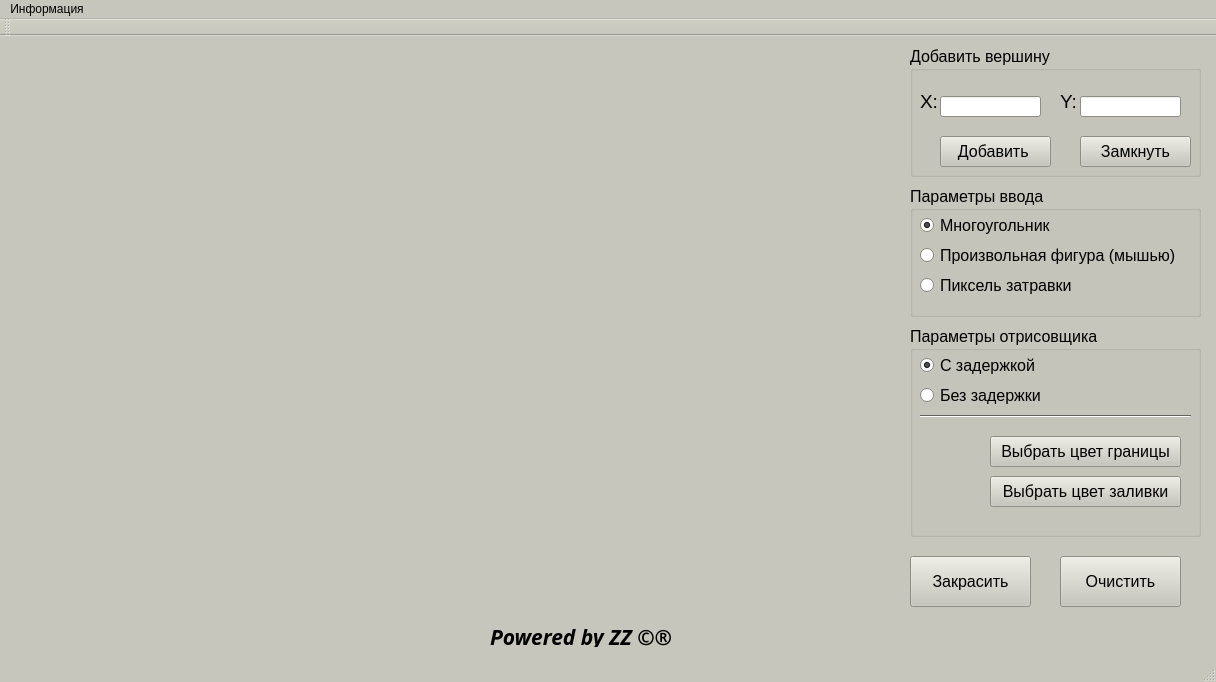
<?xml version="1.0" encoding="UTF-8"?>
<ui version="4.0">
 <class>MainWindow</class>
 <widget class="QMainWindow" name="MainWindow">
  <property name="geometry">
   <rect>
    <x>0</x>
    <y>0</y>
    <width>1216</width>
    <height>682</height>
   </rect>
  </property>
  <property name="palette">
   <palette>
    <active>
     <colorrole role="WindowText">
      <brush brushstyle="SolidPattern">
       <color alpha="255">
        <red>0</red>
        <green>0</green>
        <blue>0</blue>
       </color>
      </brush>
     </colorrole>
     <colorrole role="Button">
      <brush brushstyle="SolidPattern">
       <color alpha="255">
        <red>198</red>
        <green>198</green>
        <blue>188</blue>
       </color>
      </brush>
     </colorrole>
     <colorrole role="Light">
      <brush brushstyle="SolidPattern">
       <color alpha="255">
        <red>255</red>
        <green>255</green>
        <blue>255</blue>
       </color>
      </brush>
     </colorrole>
     <colorrole role="Midlight">
      <brush brushstyle="SolidPattern">
       <color alpha="255">
        <red>226</red>
        <green>226</green>
        <blue>221</blue>
       </color>
      </brush>
     </colorrole>
     <colorrole role="Dark">
      <brush brushstyle="SolidPattern">
       <color alpha="255">
        <red>99</red>
        <green>99</green>
        <blue>94</blue>
       </color>
      </brush>
     </colorrole>
     <colorrole role="Mid">
      <brush brushstyle="SolidPattern">
       <color alpha="255">
        <red>132</red>
        <green>132</green>
        <blue>125</blue>
       </color>
      </brush>
     </colorrole>
     <colorrole role="Text">
      <brush brushstyle="SolidPattern">
       <color alpha="255">
        <red>0</red>
        <green>0</green>
        <blue>0</blue>
       </color>
      </brush>
     </colorrole>
     <colorrole role="BrightText">
      <brush brushstyle="SolidPattern">
       <color alpha="255">
        <red>255</red>
        <green>255</green>
        <blue>255</blue>
       </color>
      </brush>
     </colorrole>
     <colorrole role="ButtonText">
      <brush brushstyle="SolidPattern">
       <color alpha="255">
        <red>0</red>
        <green>0</green>
        <blue>0</blue>
       </color>
      </brush>
     </colorrole>
     <colorrole role="Base">
      <brush brushstyle="SolidPattern">
       <color alpha="255">
        <red>255</red>
        <green>255</green>
        <blue>255</blue>
       </color>
      </brush>
     </colorrole>
     <colorrole role="Window">
      <brush brushstyle="SolidPattern">
       <color alpha="255">
        <red>198</red>
        <green>198</green>
        <blue>188</blue>
       </color>
      </brush>
     </colorrole>
     <colorrole role="Shadow">
      <brush brushstyle="SolidPattern">
       <color alpha="255">
        <red>0</red>
        <green>0</green>
        <blue>0</blue>
       </color>
      </brush>
     </colorrole>
     <colorrole role="AlternateBase">
      <brush brushstyle="SolidPattern">
       <color alpha="255">
        <red>226</red>
        <green>226</green>
        <blue>221</blue>
       </color>
      </brush>
     </colorrole>
     <colorrole role="ToolTipBase">
      <brush brushstyle="SolidPattern">
       <color alpha="255">
        <red>255</red>
        <green>255</green>
        <blue>220</blue>
       </color>
      </brush>
     </colorrole>
     <colorrole role="ToolTipText">
      <brush brushstyle="SolidPattern">
       <color alpha="255">
        <red>0</red>
        <green>0</green>
        <blue>0</blue>
       </color>
      </brush>
     </colorrole>
    </active>
    <inactive>
     <colorrole role="WindowText">
      <brush brushstyle="SolidPattern">
       <color alpha="255">
        <red>0</red>
        <green>0</green>
        <blue>0</blue>
       </color>
      </brush>
     </colorrole>
     <colorrole role="Button">
      <brush brushstyle="SolidPattern">
       <color alpha="255">
        <red>198</red>
        <green>198</green>
        <blue>188</blue>
       </color>
      </brush>
     </colorrole>
     <colorrole role="Light">
      <brush brushstyle="SolidPattern">
       <color alpha="255">
        <red>255</red>
        <green>255</green>
        <blue>255</blue>
       </color>
      </brush>
     </colorrole>
     <colorrole role="Midlight">
      <brush brushstyle="SolidPattern">
       <color alpha="255">
        <red>226</red>
        <green>226</green>
        <blue>221</blue>
       </color>
      </brush>
     </colorrole>
     <colorrole role="Dark">
      <brush brushstyle="SolidPattern">
       <color alpha="255">
        <red>99</red>
        <green>99</green>
        <blue>94</blue>
       </color>
      </brush>
     </colorrole>
     <colorrole role="Mid">
      <brush brushstyle="SolidPattern">
       <color alpha="255">
        <red>132</red>
        <green>132</green>
        <blue>125</blue>
       </color>
      </brush>
     </colorrole>
     <colorrole role="Text">
      <brush brushstyle="SolidPattern">
       <color alpha="255">
        <red>0</red>
        <green>0</green>
        <blue>0</blue>
       </color>
      </brush>
     </colorrole>
     <colorrole role="BrightText">
      <brush brushstyle="SolidPattern">
       <color alpha="255">
        <red>255</red>
        <green>255</green>
        <blue>255</blue>
       </color>
      </brush>
     </colorrole>
     <colorrole role="ButtonText">
      <brush brushstyle="SolidPattern">
       <color alpha="255">
        <red>0</red>
        <green>0</green>
        <blue>0</blue>
       </color>
      </brush>
     </colorrole>
     <colorrole role="Base">
      <brush brushstyle="SolidPattern">
       <color alpha="255">
        <red>255</red>
        <green>255</green>
        <blue>255</blue>
       </color>
      </brush>
     </colorrole>
     <colorrole role="Window">
      <brush brushstyle="SolidPattern">
       <color alpha="255">
        <red>198</red>
        <green>198</green>
        <blue>188</blue>
       </color>
      </brush>
     </colorrole>
     <colorrole role="Shadow">
      <brush brushstyle="SolidPattern">
       <color alpha="255">
        <red>0</red>
        <green>0</green>
        <blue>0</blue>
       </color>
      </brush>
     </colorrole>
     <colorrole role="AlternateBase">
      <brush brushstyle="SolidPattern">
       <color alpha="255">
        <red>226</red>
        <green>226</green>
        <blue>221</blue>
       </color>
      </brush>
     </colorrole>
     <colorrole role="ToolTipBase">
      <brush brushstyle="SolidPattern">
       <color alpha="255">
        <red>255</red>
        <green>255</green>
        <blue>220</blue>
       </color>
      </brush>
     </colorrole>
     <colorrole role="ToolTipText">
      <brush brushstyle="SolidPattern">
       <color alpha="255">
        <red>0</red>
        <green>0</green>
        <blue>0</blue>
       </color>
      </brush>
     </colorrole>
    </inactive>
    <disabled>
     <colorrole role="WindowText">
      <brush brushstyle="SolidPattern">
       <color alpha="255">
        <red>99</red>
        <green>99</green>
        <blue>94</blue>
       </color>
      </brush>
     </colorrole>
     <colorrole role="Button">
      <brush brushstyle="SolidPattern">
       <color alpha="255">
        <red>198</red>
        <green>198</green>
        <blue>188</blue>
       </color>
      </brush>
     </colorrole>
     <colorrole role="Light">
      <brush brushstyle="SolidPattern">
       <color alpha="255">
        <red>255</red>
        <green>255</green>
        <blue>255</blue>
       </color>
      </brush>
     </colorrole>
     <colorrole role="Midlight">
      <brush brushstyle="SolidPattern">
       <color alpha="255">
        <red>226</red>
        <green>226</green>
        <blue>221</blue>
       </color>
      </brush>
     </colorrole>
     <colorrole role="Dark">
      <brush brushstyle="SolidPattern">
       <color alpha="255">
        <red>99</red>
        <green>99</green>
        <blue>94</blue>
       </color>
      </brush>
     </colorrole>
     <colorrole role="Mid">
      <brush brushstyle="SolidPattern">
       <color alpha="255">
        <red>132</red>
        <green>132</green>
        <blue>125</blue>
       </color>
      </brush>
     </colorrole>
     <colorrole role="Text">
      <brush brushstyle="SolidPattern">
       <color alpha="255">
        <red>99</red>
        <green>99</green>
        <blue>94</blue>
       </color>
      </brush>
     </colorrole>
     <colorrole role="BrightText">
      <brush brushstyle="SolidPattern">
       <color alpha="255">
        <red>255</red>
        <green>255</green>
        <blue>255</blue>
       </color>
      </brush>
     </colorrole>
     <colorrole role="ButtonText">
      <brush brushstyle="SolidPattern">
       <color alpha="255">
        <red>99</red>
        <green>99</green>
        <blue>94</blue>
       </color>
      </brush>
     </colorrole>
     <colorrole role="Base">
      <brush brushstyle="SolidPattern">
       <color alpha="255">
        <red>198</red>
        <green>198</green>
        <blue>188</blue>
       </color>
      </brush>
     </colorrole>
     <colorrole role="Window">
      <brush brushstyle="SolidPattern">
       <color alpha="255">
        <red>198</red>
        <green>198</green>
        <blue>188</blue>
       </color>
      </brush>
     </colorrole>
     <colorrole role="Shadow">
      <brush brushstyle="SolidPattern">
       <color alpha="255">
        <red>0</red>
        <green>0</green>
        <blue>0</blue>
       </color>
      </brush>
     </colorrole>
     <colorrole role="AlternateBase">
      <brush brushstyle="SolidPattern">
       <color alpha="255">
        <red>198</red>
        <green>198</green>
        <blue>188</blue>
       </color>
      </brush>
     </colorrole>
     <colorrole role="ToolTipBase">
      <brush brushstyle="SolidPattern">
       <color alpha="255">
        <red>255</red>
        <green>255</green>
        <blue>220</blue>
       </color>
      </brush>
     </colorrole>
     <colorrole role="ToolTipText">
      <brush brushstyle="SolidPattern">
       <color alpha="255">
        <red>0</red>
        <green>0</green>
        <blue>0</blue>
       </color>
      </brush>
     </colorrole>
    </disabled>
   </palette>
  </property>
  <property name="windowTitle">
   <string>MainWindow</string>
  </property>
  <widget class="QWidget" name="centralWidget">
   <widget class="QLabel" name="draw_label">
    <property name="geometry">
     <rect>
      <x>10</x>
      <y>10</y>
      <width>881</width>
      <height>561</height>
     </rect>
    </property>
    <property name="palette">
     <palette>
      <active>
       <colorrole role="WindowText">
        <brush brushstyle="SolidPattern">
         <color alpha="255">
          <red>0</red>
          <green>0</green>
          <blue>0</blue>
         </color>
        </brush>
       </colorrole>
       <colorrole role="Button">
        <brush brushstyle="SolidPattern">
         <color alpha="255">
          <red>255</red>
          <green>255</green>
          <blue>255</blue>
         </color>
        </brush>
       </colorrole>
       <colorrole role="Light">
        <brush brushstyle="SolidPattern">
         <color alpha="255">
          <red>255</red>
          <green>255</green>
          <blue>255</blue>
         </color>
        </brush>
       </colorrole>
       <colorrole role="Midlight">
        <brush brushstyle="SolidPattern">
         <color alpha="255">
          <red>255</red>
          <green>255</green>
          <blue>255</blue>
         </color>
        </brush>
       </colorrole>
       <colorrole role="Dark">
        <brush brushstyle="SolidPattern">
         <color alpha="255">
          <red>127</red>
          <green>127</green>
          <blue>127</blue>
         </color>
        </brush>
       </colorrole>
       <colorrole role="Mid">
        <brush brushstyle="SolidPattern">
         <color alpha="255">
          <red>170</red>
          <green>170</green>
          <blue>170</blue>
         </color>
        </brush>
       </colorrole>
       <colorrole role="Text">
        <brush brushstyle="SolidPattern">
         <color alpha="255">
          <red>0</red>
          <green>0</green>
          <blue>0</blue>
         </color>
        </brush>
       </colorrole>
       <colorrole role="BrightText">
        <brush brushstyle="SolidPattern">
         <color alpha="255">
          <red>255</red>
          <green>255</green>
          <blue>255</blue>
         </color>
        </brush>
       </colorrole>
       <colorrole role="ButtonText">
        <brush brushstyle="SolidPattern">
         <color alpha="255">
          <red>0</red>
          <green>0</green>
          <blue>0</blue>
         </color>
        </brush>
       </colorrole>
       <colorrole role="Base">
        <brush brushstyle="SolidPattern">
         <color alpha="255">
          <red>255</red>
          <green>255</green>
          <blue>255</blue>
         </color>
        </brush>
       </colorrole>
       <colorrole role="Window">
        <brush brushstyle="SolidPattern">
         <color alpha="255">
          <red>255</red>
          <green>255</green>
          <blue>255</blue>
         </color>
        </brush>
       </colorrole>
       <colorrole role="Shadow">
        <brush brushstyle="SolidPattern">
         <color alpha="255">
          <red>0</red>
          <green>0</green>
          <blue>0</blue>
         </color>
        </brush>
       </colorrole>
       <colorrole role="AlternateBase">
        <brush brushstyle="SolidPattern">
         <color alpha="255">
          <red>255</red>
          <green>255</green>
          <blue>255</blue>
         </color>
        </brush>
       </colorrole>
       <colorrole role="ToolTipBase">
        <brush brushstyle="SolidPattern">
         <color alpha="255">
          <red>255</red>
          <green>255</green>
          <blue>220</blue>
         </color>
        </brush>
       </colorrole>
       <colorrole role="ToolTipText">
        <brush brushstyle="SolidPattern">
         <color alpha="255">
          <red>0</red>
          <green>0</green>
          <blue>0</blue>
         </color>
        </brush>
       </colorrole>
      </active>
      <inactive>
       <colorrole role="WindowText">
        <brush brushstyle="SolidPattern">
         <color alpha="255">
          <red>0</red>
          <green>0</green>
          <blue>0</blue>
         </color>
        </brush>
       </colorrole>
       <colorrole role="Button">
        <brush brushstyle="SolidPattern">
         <color alpha="255">
          <red>255</red>
          <green>255</green>
          <blue>255</blue>
         </color>
        </brush>
       </colorrole>
       <colorrole role="Light">
        <brush brushstyle="SolidPattern">
         <color alpha="255">
          <red>255</red>
          <green>255</green>
          <blue>255</blue>
         </color>
        </brush>
       </colorrole>
       <colorrole role="Midlight">
        <brush brushstyle="SolidPattern">
         <color alpha="255">
          <red>255</red>
          <green>255</green>
          <blue>255</blue>
         </color>
        </brush>
       </colorrole>
       <colorrole role="Dark">
        <brush brushstyle="SolidPattern">
         <color alpha="255">
          <red>127</red>
          <green>127</green>
          <blue>127</blue>
         </color>
        </brush>
       </colorrole>
       <colorrole role="Mid">
        <brush brushstyle="SolidPattern">
         <color alpha="255">
          <red>170</red>
          <green>170</green>
          <blue>170</blue>
         </color>
        </brush>
       </colorrole>
       <colorrole role="Text">
        <brush brushstyle="SolidPattern">
         <color alpha="255">
          <red>0</red>
          <green>0</green>
          <blue>0</blue>
         </color>
        </brush>
       </colorrole>
       <colorrole role="BrightText">
        <brush brushstyle="SolidPattern">
         <color alpha="255">
          <red>255</red>
          <green>255</green>
          <blue>255</blue>
         </color>
        </brush>
       </colorrole>
       <colorrole role="ButtonText">
        <brush brushstyle="SolidPattern">
         <color alpha="255">
          <red>0</red>
          <green>0</green>
          <blue>0</blue>
         </color>
        </brush>
       </colorrole>
       <colorrole role="Base">
        <brush brushstyle="SolidPattern">
         <color alpha="255">
          <red>255</red>
          <green>255</green>
          <blue>255</blue>
         </color>
        </brush>
       </colorrole>
       <colorrole role="Window">
        <brush brushstyle="SolidPattern">
         <color alpha="255">
          <red>255</red>
          <green>255</green>
          <blue>255</blue>
         </color>
        </brush>
       </colorrole>
       <colorrole role="Shadow">
        <brush brushstyle="SolidPattern">
         <color alpha="255">
          <red>0</red>
          <green>0</green>
          <blue>0</blue>
         </color>
        </brush>
       </colorrole>
       <colorrole role="AlternateBase">
        <brush brushstyle="SolidPattern">
         <color alpha="255">
          <red>255</red>
          <green>255</green>
          <blue>255</blue>
         </color>
        </brush>
       </colorrole>
       <colorrole role="ToolTipBase">
        <brush brushstyle="SolidPattern">
         <color alpha="255">
          <red>255</red>
          <green>255</green>
          <blue>220</blue>
         </color>
        </brush>
       </colorrole>
       <colorrole role="ToolTipText">
        <brush brushstyle="SolidPattern">
         <color alpha="255">
          <red>0</red>
          <green>0</green>
          <blue>0</blue>
         </color>
        </brush>
       </colorrole>
      </inactive>
      <disabled>
       <colorrole role="WindowText">
        <brush brushstyle="SolidPattern">
         <color alpha="255">
          <red>127</red>
          <green>127</green>
          <blue>127</blue>
         </color>
        </brush>
       </colorrole>
       <colorrole role="Button">
        <brush brushstyle="SolidPattern">
         <color alpha="255">
          <red>255</red>
          <green>255</green>
          <blue>255</blue>
         </color>
        </brush>
       </colorrole>
       <colorrole role="Light">
        <brush brushstyle="SolidPattern">
         <color alpha="255">
          <red>255</red>
          <green>255</green>
          <blue>255</blue>
         </color>
        </brush>
       </colorrole>
       <colorrole role="Midlight">
        <brush brushstyle="SolidPattern">
         <color alpha="255">
          <red>255</red>
          <green>255</green>
          <blue>255</blue>
         </color>
        </brush>
       </colorrole>
       <colorrole role="Dark">
        <brush brushstyle="SolidPattern">
         <color alpha="255">
          <red>127</red>
          <green>127</green>
          <blue>127</blue>
         </color>
        </brush>
       </colorrole>
       <colorrole role="Mid">
        <brush brushstyle="SolidPattern">
         <color alpha="255">
          <red>170</red>
          <green>170</green>
          <blue>170</blue>
         </color>
        </brush>
       </colorrole>
       <colorrole role="Text">
        <brush brushstyle="SolidPattern">
         <color alpha="255">
          <red>127</red>
          <green>127</green>
          <blue>127</blue>
         </color>
        </brush>
       </colorrole>
       <colorrole role="BrightText">
        <brush brushstyle="SolidPattern">
         <color alpha="255">
          <red>255</red>
          <green>255</green>
          <blue>255</blue>
         </color>
        </brush>
       </colorrole>
       <colorrole role="ButtonText">
        <brush brushstyle="SolidPattern">
         <color alpha="255">
          <red>127</red>
          <green>127</green>
          <blue>127</blue>
         </color>
        </brush>
       </colorrole>
       <colorrole role="Base">
        <brush brushstyle="SolidPattern">
         <color alpha="255">
          <red>255</red>
          <green>255</green>
          <blue>255</blue>
         </color>
        </brush>
       </colorrole>
       <colorrole role="Window">
        <brush brushstyle="SolidPattern">
         <color alpha="255">
          <red>255</red>
          <green>255</green>
          <blue>255</blue>
         </color>
        </brush>
       </colorrole>
       <colorrole role="Shadow">
        <brush brushstyle="SolidPattern">
         <color alpha="255">
          <red>0</red>
          <green>0</green>
          <blue>0</blue>
         </color>
        </brush>
       </colorrole>
       <colorrole role="AlternateBase">
        <brush brushstyle="SolidPattern">
         <color alpha="255">
          <red>255</red>
          <green>255</green>
          <blue>255</blue>
         </color>
        </brush>
       </colorrole>
       <colorrole role="ToolTipBase">
        <brush brushstyle="SolidPattern">
         <color alpha="255">
          <red>255</red>
          <green>255</green>
          <blue>220</blue>
         </color>
        </brush>
       </colorrole>
       <colorrole role="ToolTipText">
        <brush brushstyle="SolidPattern">
         <color alpha="255">
          <red>0</red>
          <green>0</green>
          <blue>0</blue>
         </color>
        </brush>
       </colorrole>
      </disabled>
     </palette>
    </property>
    <property name="cursor">
     <cursorShape>CrossCursor</cursorShape>
    </property>
    <property name="mouseTracking">
     <bool>true</bool>
    </property>
    <property name="styleSheet">
     <string notr="true"/>
    </property>
    <property name="text">
     <string/>
    </property>
   </widget>
   <widget class="QGroupBox" name="groupBox">
    <property name="geometry">
     <rect>
      <x>910</x>
      <y>10</y>
      <width>291</width>
      <height>131</height>
     </rect>
    </property>
    <property name="font">
     <font>
      <pointsize>12</pointsize>
     </font>
    </property>
    <property name="title">
     <string>Добавить вершину</string>
    </property>
    <widget class="QLineEdit" name="entry_x">
     <property name="geometry">
      <rect>
       <x>30</x>
       <y>50</y>
       <width>101</width>
       <height>21</height>
      </rect>
     </property>
    </widget>
    <widget class="QLineEdit" name="entry_y">
     <property name="geometry">
      <rect>
       <x>170</x>
       <y>50</y>
       <width>101</width>
       <height>21</height>
      </rect>
     </property>
    </widget>
    <widget class="QLabel" name="label_2">
     <property name="geometry">
      <rect>
       <x>10</x>
       <y>40</y>
       <width>31</width>
       <height>31</height>
      </rect>
     </property>
     <property name="font">
      <font>
       <pointsize>14</pointsize>
      </font>
     </property>
     <property name="text">
      <string>X:</string>
     </property>
    </widget>
    <widget class="QLabel" name="label_3">
     <property name="geometry">
      <rect>
       <x>150</x>
       <y>40</y>
       <width>31</width>
       <height>31</height>
      </rect>
     </property>
     <property name="font">
      <font>
       <pointsize>14</pointsize>
      </font>
     </property>
     <property name="text">
      <string>Y:</string>
     </property>
    </widget>
    <widget class="QPushButton" name="add_point_button">
     <property name="geometry">
      <rect>
       <x>30</x>
       <y>90</y>
       <width>111</width>
       <height>31</height>
      </rect>
     </property>
     <property name="font">
      <font>
       <pointsize>12</pointsize>
      </font>
     </property>
     <property name="cursor">
      <cursorShape>PointingHandCursor</cursorShape>
     </property>
     <property name="text">
      <string>Добавить </string>
     </property>
    </widget>
    <widget class="QPushButton" name="close_point_button">
     <property name="geometry">
      <rect>
       <x>170</x>
       <y>90</y>
       <width>111</width>
       <height>31</height>
      </rect>
     </property>
     <property name="font">
      <font>
       <pointsize>12</pointsize>
      </font>
     </property>
     <property name="cursor">
      <cursorShape>PointingHandCursor</cursorShape>
     </property>
     <property name="text">
      <string>Замкнуть</string>
     </property>
    </widget>
   </widget>
   <widget class="QGroupBox" name="groupBox_2">
    <property name="geometry">
     <rect>
      <x>910</x>
      <y>150</y>
      <width>291</width>
      <height>131</height>
     </rect>
    </property>
    <property name="font">
     <font>
      <pointsize>12</pointsize>
     </font>
    </property>
    <property name="title">
     <string>Параметры ввода</string>
    </property>
    <widget class="QRadioButton" name="polygon_radio">
     <property name="geometry">
      <rect>
       <x>10</x>
       <y>30</y>
       <width>141</width>
       <height>19</height>
      </rect>
     </property>
     <property name="font">
      <font>
       <pointsize>12</pointsize>
      </font>
     </property>
     <property name="text">
      <string>Многоугольник</string>
     </property>
     <property name="checked">
      <bool>true</bool>
     </property>
    </widget>
    <widget class="QRadioButton" name="polygon1_radio">
     <property name="geometry">
      <rect>
       <x>10</x>
       <y>60</y>
       <width>281</width>
       <height>19</height>
      </rect>
     </property>
     <property name="font">
      <font>
       <pointsize>12</pointsize>
      </font>
     </property>
     <property name="text">
      <string>Произвольная фигура (мышью)</string>
     </property>
    </widget>
    <widget class="QRadioButton" name="pixel_radio">
     <property name="geometry">
      <rect>
       <x>10</x>
       <y>90</y>
       <width>161</width>
       <height>19</height>
      </rect>
     </property>
     <property name="font">
      <font>
       <pointsize>12</pointsize>
      </font>
     </property>
     <property name="text">
      <string>Пиксель затравки</string>
     </property>
    </widget>
   </widget>
   <widget class="QGroupBox" name="groupBox_3">
    <property name="geometry">
     <rect>
      <x>910</x>
      <y>290</y>
      <width>291</width>
      <height>211</height>
     </rect>
    </property>
    <property name="font">
     <font>
      <pointsize>12</pointsize>
     </font>
    </property>
    <property name="title">
     <string>Параметры отрисовщика</string>
    </property>
    <widget class="QRadioButton" name="without_delay_radio">
     <property name="geometry">
      <rect>
       <x>10</x>
       <y>30</y>
       <width>131</width>
       <height>19</height>
      </rect>
     </property>
     <property name="font">
      <font>
       <pointsize>12</pointsize>
      </font>
     </property>
     <property name="text">
      <string>C задержкой</string>
     </property>
     <property name="checked">
      <bool>true</bool>
     </property>
    </widget>
    <widget class="QRadioButton" name="with_delay_radio">
     <property name="geometry">
      <rect>
       <x>10</x>
       <y>60</y>
       <width>131</width>
       <height>19</height>
      </rect>
     </property>
     <property name="font">
      <font>
       <pointsize>12</pointsize>
      </font>
     </property>
     <property name="text">
      <string>Без задержки</string>
     </property>
    </widget>
    <widget class="Line" name="line">
     <property name="geometry">
      <rect>
       <x>10</x>
       <y>80</y>
       <width>271</width>
       <height>20</height>
      </rect>
     </property>
     <property name="orientation">
      <enum>Qt::Horizontal</enum>
     </property>
    </widget>
    <widget class="QLabel" name="border_color_label">
     <property name="geometry">
      <rect>
       <x>20</x>
       <y>110</y>
       <width>31</width>
       <height>31</height>
      </rect>
     </property>
     <property name="styleSheet">
      <string notr="true"/>
     </property>
     <property name="text">
      <string/>
     </property>
    </widget>
    <widget class="QLabel" name="filling_color_label">
     <property name="geometry">
      <rect>
       <x>20</x>
       <y>150</y>
       <width>31</width>
       <height>31</height>
      </rect>
     </property>
     <property name="styleSheet">
      <string notr="true"/>
     </property>
     <property name="text">
      <string/>
     </property>
    </widget>
    <widget class="QPushButton" name="border_color_button">
     <property name="geometry">
      <rect>
       <x>80</x>
       <y>110</y>
       <width>191</width>
       <height>31</height>
      </rect>
     </property>
     <property name="font">
      <font>
       <pointsize>12</pointsize>
      </font>
     </property>
     <property name="cursor">
      <cursorShape>PointingHandCursor</cursorShape>
     </property>
     <property name="text">
      <string>Выбрать цвет границы</string>
     </property>
    </widget>
    <widget class="QPushButton" name="filing_color_button">
     <property name="geometry">
      <rect>
       <x>80</x>
       <y>150</y>
       <width>191</width>
       <height>31</height>
      </rect>
     </property>
     <property name="font">
      <font>
       <pointsize>12</pointsize>
      </font>
     </property>
     <property name="cursor">
      <cursorShape>PointingHandCursor</cursorShape>
     </property>
     <property name="text">
      <string>Выбрать цвет заливки</string>
     </property>
    </widget>
   </widget>
   <widget class="QPushButton" name="fill_button">
    <property name="geometry">
     <rect>
      <x>910</x>
      <y>520</y>
      <width>121</width>
      <height>51</height>
     </rect>
    </property>
    <property name="font">
     <font>
      <pointsize>12</pointsize>
     </font>
    </property>
    <property name="cursor">
     <cursorShape>PointingHandCursor</cursorShape>
    </property>
    <property name="text">
     <string>Закрасить</string>
    </property>
   </widget>
   <widget class="QPushButton" name="clear_button">
    <property name="geometry">
     <rect>
      <x>1060</x>
      <y>520</y>
      <width>121</width>
      <height>51</height>
     </rect>
    </property>
    <property name="font">
     <font>
      <pointsize>12</pointsize>
     </font>
    </property>
    <property name="cursor">
     <cursorShape>PointingHandCursor</cursorShape>
    </property>
    <property name="text">
     <string>Очистить</string>
    </property>
   </widget>
   <widget class="QLabel" name="label_6">
    <property name="geometry">
     <rect>
      <x>490</x>
      <y>590</y>
      <width>241</width>
      <height>21</height>
     </rect>
    </property>
    <property name="font">
     <font>
      <family>Blade Runner Movie Font</family>
      <pointsize>16</pointsize>
      <weight>75</weight>
      <italic>true</italic>
      <bold>true</bold>
     </font>
    </property>
    <property name="styleSheet">
     <string notr="true"/>
    </property>
    <property name="text">
     <string>Powered by ZZ ©®</string>
    </property>
   </widget>
  </widget>
  <widget class="QMenuBar" name="menuBar">
   <property name="geometry">
    <rect>
     <x>0</x>
     <y>0</y>
     <width>1216</width>
     <height>20</height>
    </rect>
   </property>
   <widget class="QMenu" name="menu">
    <property name="title">
     <string>Информация</string>
    </property>
   </widget>
   <addaction name="menu"/>
  </widget>
  <widget class="QToolBar" name="mainToolBar">
   <attribute name="toolBarArea">
    <enum>TopToolBarArea</enum>
   </attribute>
   <attribute name="toolBarBreak">
    <bool>false</bool>
   </attribute>
  </widget>
  <widget class="QStatusBar" name="statusBar"/>
 </widget>
 <layoutdefault spacing="6" margin="11"/>
 <resources/>
 <connections/>
</ui>
